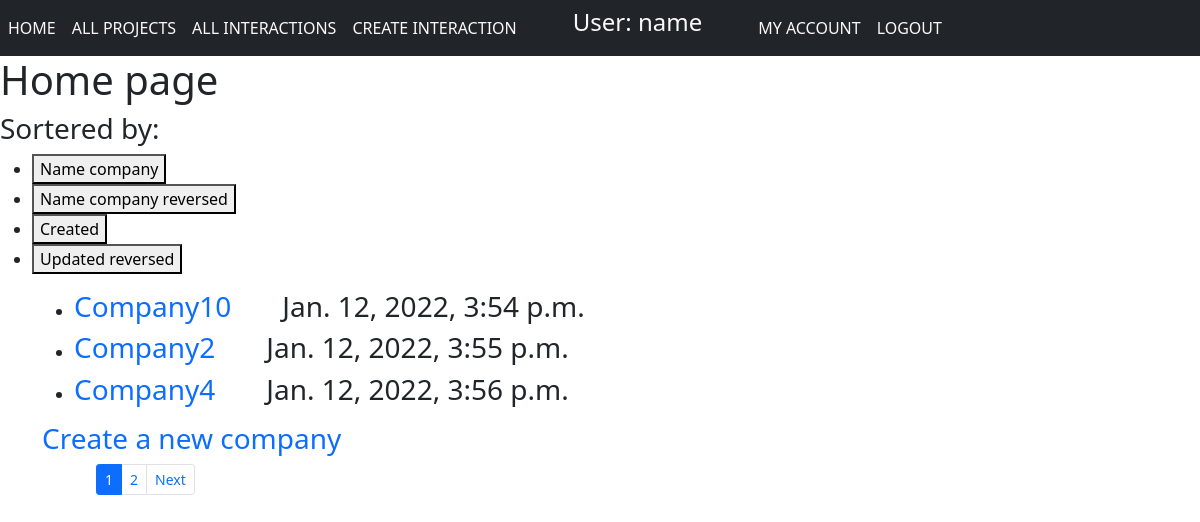
Screenshot of / (signed in) with the database file from the repository.
### clients/models.py (models this page shows, shortened)
class Client(models.Model):
    name_company = models.CharField(max_length=200)
    full_name_user = models.CharField(max_length=100)
    company_description = tinymce_models.HTMLField('Description')
    created = models.DateTimeField(auto_now_add=True)
    updated = models.DateTimeField(auto_now=True)
    address = models.CharField(max_length=200)
    def get_absolute_url(self):
        return reverse('client_about', kwargs={'client_id': self.pk})

### clients/views.py (the view)
# urls.py: path('', Home.as_view(), name='home'),
class Home(LoginRequiredMixin, ListView):
    model = Client
    paginate_by = 3
    template_name = 'clients/home.html'
    context_object_name = 'client_info'
    extra_context = {'title': 'Home page'}
    def get_ordering(self):
        return self.request.GET.get('orderby')

### clients/templates/clients/home.html (shortened to what this page needs)
{% extends 'clients/base.html' %}
{% block content %}
<h1>{{title}}</h1>
  <form action="{% url 'home' %}" method="get">
    <div>
      <h3>Sortered by:</h3>
      <ul>
        <li><button type="submit" name="orderby" value="name_company">Name company</button></li>
        <li><button type="submit" name="orderby" value="-name_company">Name company reversed</button></li>
        <li><button type="submit" name="orderby" value="created">Created</button></li>
        <li><button type="submit" name="orderby" value="-updated">Updated reversed</button></li>
      </ul>
    </div>
  </form>
<div class="container">
  <ul>
  {% for field in client_info %}
    <li>
      <h3><a href="{{ field.get_absolute_url }}">{{field.name_company}}</a>
      &nbsp; &nbsp; &nbsp; {{field.created}}</h3>
    </li>
  {% endfor %}
    </ul>
  <h3><a href="{% url 'client_create' %}">Create a new company</a></h3>
</div>
{% endblock %}

### clients/templates/clients/base.html (shortened to what this page needs)
<!doctype html>
<html lang="en">
  <head>
    <link href="https://cdn.jsdelivr.net/npm/bootstrap@5.1.3/dist/css/bootstrap.min.css" rel="stylesheet">
  </head>
  <body>
    <nav class="navbar navbar-expand-md navbar-light bg-dark">
      <ul class="navbar-nav">
        <li class="nav-item"><a class="nav-link text-light text-uppercase font-weight-bold"
                                href="/">Home</a></li>
        {% if user.is_authenticated %}
        <li class="nav-item"><a class="nav-link text-light text-uppercase font-weight-bold"
                                href="{% url 'project_list' %}">All projects</a></li>
        {% if perms.interactions.view_interaction %}
        <li class="nav-item"><a class="nav-link text-light text-uppercase font-weight-bold"
                                href="{% url 'interactions_list' %}">All interactions</a></li>
        <li class="nav-item"><a class="nav-link text-light text-uppercase font-weight-bold"
                                href="{% url 'interaction_create' %}">Create interaction</a></li>
        {% endif %}
        <li class="nav-item"><h4 class="text-light font-weight-bold mx-5">User: {{ user.get_username }}</h4></li>
        <li class="nav-item"><a class="nav-link text-light text-uppercase font-weight-bold"
                                href="#">My account</a></li>
        <li class="nav-item"><a class="nav-link text-light text-uppercase font-weight-bold"
                                href="{% url 'logout'%}?next={{request.path}}">Logout</a></li>
       {% else %}
        <li class="nav-item"><a class="nav-link text-light text-uppercase font-weight-bold"
                                href="{% url 'login'%}?next={{request.path}}">Login</a></li>
        <li class="nav-item"><a class="nav-link text-light text-uppercase font-weight-bold"
                                href="{% url 'signup' %}">Sign up</a></li>
       {% endif %}
      </ul>
    </nav>
    <div>
        {% block content %}
        {% endblock %}
    </div>
    {% if user.is_authenticated %}
    <div class="ms-5 ps-5">
        <nav aria-label="Page navigation example">
          <ul class="pagination pagination-sm">
            {% for p in paginator.page_range %}
            {% if page_obj.number == p %}
              <li class="page-item active"><a class="page-link" href="?page={{p}}">{{p}}</a></li>
            {% else %}
              <li class="page-item"><a class="page-link" href="?page={{p}}">{{p}}</a></li>
            {% endif %}
            {% endfor %}
            {% if page_obj.has_next %}
            <li class="page-item"><a class="page-link" href="?page={{page_obj.next_page_number}}">Next</a></li>
            {% endif %}
          </ul>
        </nav>
      </div>
    {% endif %}
  </body>
</html>

### clients/templates/clients/home.html (style rules this page uses)
a { text-decoration: none; }

### rows the page displays
Client: name_company "Company10", created "Jan. 12, 2022, 3:54 p.m."
Client: name_company "Company2", created "Jan. 12, 2022, 3:55 p.m."
Client: name_company "Company4", created "Jan. 12, 2022, 3:56 p.m."

### other values shown
{{ user.get_username }} "name"
{{ title }} "Home page"
{{ p }} "1"
{{ p }} "2"
